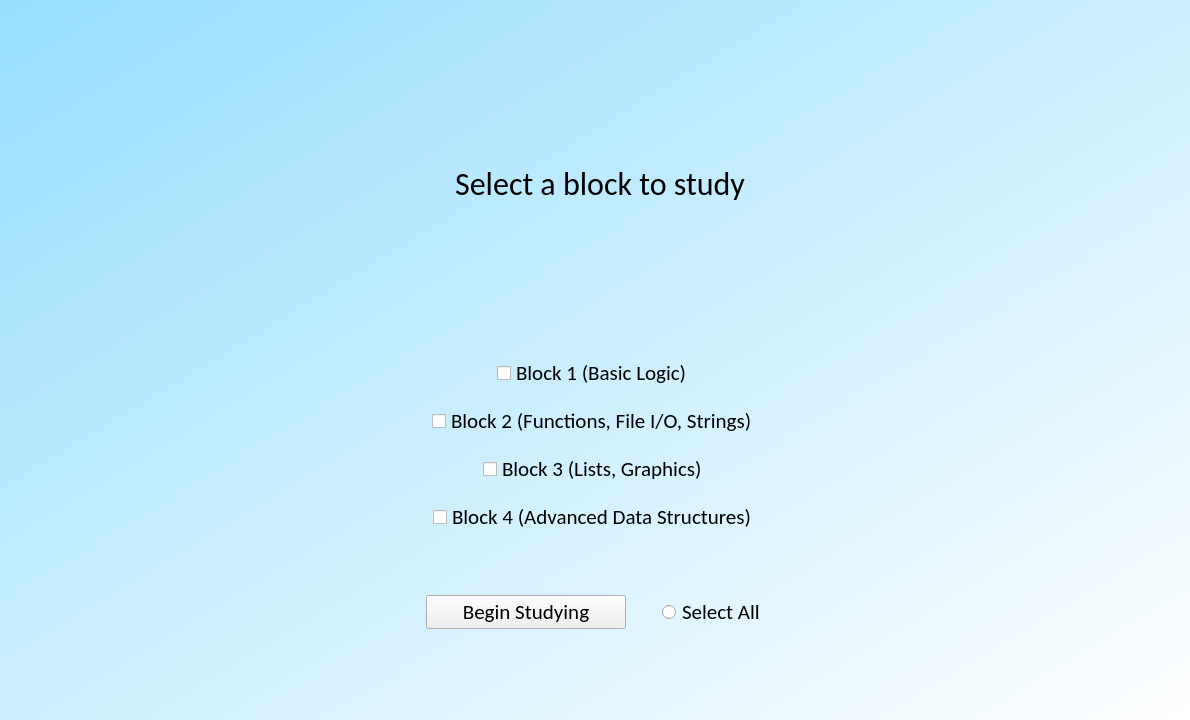
<?xml version="1.0" encoding="UTF-8"?>
<ui version="4.0">
 <class>Form</class>
 <widget class="QWidget" name="Form">
  <property name="geometry">
   <rect>
    <x>0</x>
    <y>0</y>
    <width>1190</width>
    <height>720</height>
   </rect>
  </property>
  <property name="cursor">
   <cursorShape>ArrowCursor</cursorShape>
  </property>
  <property name="windowTitle">
   <string>Form</string>
  </property>
  <property name="styleSheet">
   <string notr="true">QWidget#Form{
background-color:qlineargradient(spread:pad, x1:0, y1:0, x2:1, y2:1, stop:0 rgb(151, 222, 255), stop:1 rgba(255, 255, 255, 255));
}</string>
  </property>
  <layout class="QGridLayout" name="gridLayout_2">
   <item row="1" column="2">
    <layout class="QGridLayout" name="gridLayout" rowstretch="400,0,0,0,0,0,0,0,0,0,0,0,0,0,0,0,0,0,0">
     <property name="sizeConstraint">
      <enum>QLayout::SetNoConstraint</enum>
     </property>
     <item row="18" column="1">
      <spacer name="verticalSpacer_3">
       <property name="orientation">
        <enum>Qt::Vertical</enum>
       </property>
       <property name="sizeType">
        <enum>QSizePolicy::Maximum</enum>
       </property>
       <property name="sizeHint" stdset="0">
        <size>
         <width>20</width>
         <height>50</height>
        </size>
       </property>
      </spacer>
     </item>
     <item row="13" column="1">
      <layout class="QVBoxLayout" name="verticalLayout_2">
       <item>
        <spacer name="verticalSpacer_6">
         <property name="orientation">
          <enum>Qt::Vertical</enum>
         </property>
         <property name="sizeType">
          <enum>QSizePolicy::Preferred</enum>
         </property>
         <property name="sizeHint" stdset="0">
          <size>
           <width>30</width>
           <height>20</height>
          </size>
         </property>
        </spacer>
       </item>
       <item>
        <layout class="QHBoxLayout" name="horizontalLayout_7">
         <item>
          <spacer name="horizontalSpacer_9">
           <property name="orientation">
            <enum>Qt::Horizontal</enum>
           </property>
           <property name="sizeHint" stdset="0">
            <size>
             <width>40</width>
             <height>20</height>
            </size>
           </property>
          </spacer>
         </item>
         <item>
          <widget class="QLabel" name="warning">
           <property name="font">
            <font>
             <family>Calibri</family>
             <pointsize>10</pointsize>
             <weight>75</weight>
             <bold>true</bold>
            </font>
           </property>
           <property name="styleSheet">
            <string notr="true">QWidget{font-color:rgb(255, 0, 0)}</string>
           </property>
           <property name="text">
            <string/>
           </property>
           <property name="alignment">
            <set>Qt::AlignCenter</set>
           </property>
          </widget>
         </item>
         <item>
          <spacer name="horizontalSpacer_10">
           <property name="orientation">
            <enum>Qt::Horizontal</enum>
           </property>
           <property name="sizeHint" stdset="0">
            <size>
             <width>40</width>
             <height>20</height>
            </size>
           </property>
          </spacer>
         </item>
        </layout>
       </item>
      </layout>
     </item>
     <item row="1" column="1">
      <spacer name="verticalSpacer_2">
       <property name="orientation">
        <enum>Qt::Vertical</enum>
       </property>
       <property name="sizeType">
        <enum>QSizePolicy::Minimum</enum>
       </property>
       <property name="sizeHint" stdset="0">
        <size>
         <width>20</width>
         <height>70</height>
        </size>
       </property>
      </spacer>
     </item>
     <item row="7" column="1">
      <spacer name="verticalSpacer_7">
       <property name="orientation">
        <enum>Qt::Vertical</enum>
       </property>
       <property name="sizeType">
        <enum>QSizePolicy::Expanding</enum>
       </property>
       <property name="sizeHint" stdset="0">
        <size>
         <width>20</width>
         <height>10</height>
        </size>
       </property>
      </spacer>
     </item>
     <item row="6" column="1">
      <layout class="QHBoxLayout" name="horizontalLayout_6">
       <item>
        <spacer name="horizontalSpacer_12">
         <property name="orientation">
          <enum>Qt::Horizontal</enum>
         </property>
         <property name="sizeType">
          <enum>QSizePolicy::MinimumExpanding</enum>
         </property>
         <property name="sizeHint" stdset="0">
          <size>
           <width>40</width>
           <height>20</height>
          </size>
         </property>
        </spacer>
       </item>
       <item>
        <widget class="QCheckBox" name="option3">
         <property name="font">
          <font>
           <family>Calibri</family>
           <pointsize>16</pointsize>
          </font>
         </property>
         <property name="cursor">
          <cursorShape>PointingHandCursor</cursorShape>
         </property>
         <property name="text">
          <string>Block 3 (Lists, Graphics)</string>
         </property>
        </widget>
       </item>
       <item>
        <spacer name="horizontalSpacer_16">
         <property name="orientation">
          <enum>Qt::Horizontal</enum>
         </property>
         <property name="sizeHint" stdset="0">
          <size>
           <width>40</width>
           <height>20</height>
          </size>
         </property>
        </spacer>
       </item>
      </layout>
     </item>
     <item row="4" column="1">
      <layout class="QHBoxLayout" name="horizontalLayout_4">
       <item>
        <spacer name="horizontalSpacer_8">
         <property name="orientation">
          <enum>Qt::Horizontal</enum>
         </property>
         <property name="sizeType">
          <enum>QSizePolicy::MinimumExpanding</enum>
         </property>
         <property name="sizeHint" stdset="0">
          <size>
           <width>40</width>
           <height>20</height>
          </size>
         </property>
        </spacer>
       </item>
       <item>
        <widget class="QCheckBox" name="option2">
         <property name="font">
          <font>
           <family>Calibri</family>
           <pointsize>16</pointsize>
          </font>
         </property>
         <property name="cursor">
          <cursorShape>PointingHandCursor</cursorShape>
         </property>
         <property name="text">
          <string>Block 2 (Functions, File I/O, Strings)</string>
         </property>
        </widget>
       </item>
       <item>
        <spacer name="horizontalSpacer_11">
         <property name="orientation">
          <enum>Qt::Horizontal</enum>
         </property>
         <property name="sizeHint" stdset="0">
          <size>
           <width>40</width>
           <height>20</height>
          </size>
         </property>
        </spacer>
       </item>
      </layout>
     </item>
     <item row="3" column="1">
      <spacer name="verticalSpacer_9">
       <property name="orientation">
        <enum>Qt::Vertical</enum>
       </property>
       <property name="sizeHint" stdset="0">
        <size>
         <width>20</width>
         <height>10</height>
        </size>
       </property>
      </spacer>
     </item>
     <item row="5" column="1">
      <spacer name="verticalSpacer_8">
       <property name="orientation">
        <enum>Qt::Vertical</enum>
       </property>
       <property name="sizeHint" stdset="0">
        <size>
         <width>20</width>
         <height>10</height>
        </size>
       </property>
      </spacer>
     </item>
     <item row="8" column="1">
      <layout class="QHBoxLayout" name="horizontalLayout_5">
       <item>
        <spacer name="horizontalSpacer_14">
         <property name="orientation">
          <enum>Qt::Horizontal</enum>
         </property>
         <property name="sizeType">
          <enum>QSizePolicy::MinimumExpanding</enum>
         </property>
         <property name="sizeHint" stdset="0">
          <size>
           <width>40</width>
           <height>20</height>
          </size>
         </property>
        </spacer>
       </item>
       <item>
        <widget class="QCheckBox" name="option4">
         <property name="font">
          <font>
           <family>Calibri</family>
           <pointsize>16</pointsize>
          </font>
         </property>
         <property name="cursor">
          <cursorShape>PointingHandCursor</cursorShape>
         </property>
         <property name="text">
          <string>Block 4 (Advanced Data Structures)</string>
         </property>
        </widget>
       </item>
       <item>
        <spacer name="horizontalSpacer_13">
         <property name="orientation">
          <enum>Qt::Horizontal</enum>
         </property>
         <property name="sizeHint" stdset="0">
          <size>
           <width>40</width>
           <height>20</height>
          </size>
         </property>
        </spacer>
       </item>
      </layout>
     </item>
     <item row="16" column="1">
      <layout class="QHBoxLayout" name="horizontalLayout">
       <item>
        <spacer name="horizontalSpacer_5">
         <property name="orientation">
          <enum>Qt::Horizontal</enum>
         </property>
         <property name="sizeType">
          <enum>QSizePolicy::Expanding</enum>
         </property>
         <property name="sizeHint" stdset="0">
          <size>
           <width>40</width>
           <height>20</height>
          </size>
         </property>
        </spacer>
       </item>
       <item>
        <widget class="QPushButton" name="begin">
         <property name="minimumSize">
          <size>
           <width>200</width>
           <height>0</height>
          </size>
         </property>
         <property name="maximumSize">
          <size>
           <width>400</width>
           <height>100</height>
          </size>
         </property>
         <property name="font">
          <font>
           <family>Calibri</family>
           <pointsize>16</pointsize>
          </font>
         </property>
         <property name="styleSheet">
          <string notr="true">QWidget{
background-color: &quot;linen&quot;
}</string>
         </property>
         <property name="text">
          <string>Begin Studying</string>
         </property>
         <property name="shortcut">
          <string>Return</string>
         </property>
        </widget>
       </item>
       <item>
        <spacer name="horizontalSpacer_7">
         <property name="orientation">
          <enum>Qt::Horizontal</enum>
         </property>
         <property name="sizeType">
          <enum>QSizePolicy::Minimum</enum>
         </property>
         <property name="sizeHint" stdset="0">
          <size>
           <width>30</width>
           <height>20</height>
          </size>
         </property>
        </spacer>
       </item>
       <item>
        <widget class="QRadioButton" name="option5">
         <property name="font">
          <font>
           <family>Calibri</family>
           <pointsize>16</pointsize>
          </font>
         </property>
         <property name="cursor">
          <cursorShape>PointingHandCursor</cursorShape>
         </property>
         <property name="styleSheet">
          <string notr="true"/>
         </property>
         <property name="text">
          <string>Select All</string>
         </property>
        </widget>
       </item>
       <item>
        <spacer name="horizontalSpacer_6">
         <property name="orientation">
          <enum>Qt::Horizontal</enum>
         </property>
         <property name="sizeType">
          <enum>QSizePolicy::MinimumExpanding</enum>
         </property>
         <property name="sizeHint" stdset="0">
          <size>
           <width>40</width>
           <height>20</height>
          </size>
         </property>
        </spacer>
       </item>
      </layout>
     </item>
     <item row="0" column="1">
      <layout class="QHBoxLayout" name="horizontalLayout_2">
       <item>
        <spacer name="horizontalSpacer_2">
         <property name="orientation">
          <enum>Qt::Horizontal</enum>
         </property>
         <property name="sizeType">
          <enum>QSizePolicy::Expanding</enum>
         </property>
         <property name="sizeHint" stdset="0">
          <size>
           <width>40</width>
           <height>20</height>
          </size>
         </property>
        </spacer>
       </item>
       <item>
        <spacer name="horizontalSpacer_19">
         <property name="orientation">
          <enum>Qt::Horizontal</enum>
         </property>
         <property name="sizeType">
          <enum>QSizePolicy::Minimum</enum>
         </property>
         <property name="sizeHint" stdset="0">
          <size>
           <width>50</width>
           <height>20</height>
          </size>
         </property>
        </spacer>
       </item>
       <item>
        <widget class="QLabel" name="QuestionLabel">
         <property name="minimumSize">
          <size>
           <width>450</width>
           <height>100</height>
          </size>
         </property>
         <property name="maximumSize">
          <size>
           <width>900</width>
           <height>400</height>
          </size>
         </property>
         <property name="font">
          <font>
           <family>Calibri</family>
           <pointsize>24</pointsize>
           <weight>50</weight>
           <italic>false</italic>
           <bold>false</bold>
          </font>
         </property>
         <property name="styleSheet">
          <string notr="true">QWidget{
border-radius:20px;
background-color:&quot;linen&quot;
}</string>
         </property>
         <property name="text">
          <string>Select a block to study</string>
         </property>
         <property name="alignment">
          <set>Qt::AlignCenter</set>
         </property>
         <property name="wordWrap">
          <bool>true</bool>
         </property>
        </widget>
       </item>
       <item>
        <spacer name="horizontalSpacer_20">
         <property name="orientation">
          <enum>Qt::Horizontal</enum>
         </property>
         <property name="sizeType">
          <enum>QSizePolicy::Minimum</enum>
         </property>
         <property name="sizeHint" stdset="0">
          <size>
           <width>40</width>
           <height>20</height>
          </size>
         </property>
        </spacer>
       </item>
       <item>
        <spacer name="horizontalSpacer">
         <property name="orientation">
          <enum>Qt::Horizontal</enum>
         </property>
         <property name="sizeType">
          <enum>QSizePolicy::Expanding</enum>
         </property>
         <property name="sizeHint" stdset="0">
          <size>
           <width>40</width>
           <height>20</height>
          </size>
         </property>
        </spacer>
       </item>
      </layout>
     </item>
     <item row="17" column="1">
      <spacer name="verticalSpacer_5">
       <property name="orientation">
        <enum>Qt::Vertical</enum>
       </property>
       <property name="sizeHint" stdset="0">
        <size>
         <width>20</width>
         <height>30</height>
        </size>
       </property>
      </spacer>
     </item>
     <item row="14" column="1">
      <spacer name="verticalSpacer">
       <property name="orientation">
        <enum>Qt::Vertical</enum>
       </property>
       <property name="sizeHint" stdset="0">
        <size>
         <width>20</width>
         <height>10</height>
        </size>
       </property>
      </spacer>
     </item>
     <item row="2" column="1">
      <layout class="QHBoxLayout" name="horizontalLayout_3">
       <item>
        <spacer name="horizontalSpacer_3">
         <property name="orientation">
          <enum>Qt::Horizontal</enum>
         </property>
         <property name="sizeType">
          <enum>QSizePolicy::MinimumExpanding</enum>
         </property>
         <property name="sizeHint" stdset="0">
          <size>
           <width>40</width>
           <height>20</height>
          </size>
         </property>
        </spacer>
       </item>
       <item>
        <widget class="QCheckBox" name="option1">
         <property name="font">
          <font>
           <family>Calibri</family>
           <pointsize>16</pointsize>
          </font>
         </property>
         <property name="cursor">
          <cursorShape>PointingHandCursor</cursorShape>
         </property>
         <property name="text">
          <string>Block 1 (Basic Logic)</string>
         </property>
        </widget>
       </item>
       <item>
        <spacer name="horizontalSpacer_4">
         <property name="orientation">
          <enum>Qt::Horizontal</enum>
         </property>
         <property name="sizeHint" stdset="0">
          <size>
           <width>40</width>
           <height>20</height>
          </size>
         </property>
        </spacer>
       </item>
      </layout>
     </item>
    </layout>
   </item>
   <item row="0" column="2">
    <spacer name="verticalSpacer_4">
     <property name="orientation">
      <enum>Qt::Vertical</enum>
     </property>
     <property name="sizeType">
      <enum>QSizePolicy::Minimum</enum>
     </property>
     <property name="sizeHint" stdset="0">
      <size>
       <width>20</width>
       <height>75</height>
      </size>
     </property>
    </spacer>
   </item>
  </layout>
 </widget>
 <resources/>
 <connections/>
</ui>
